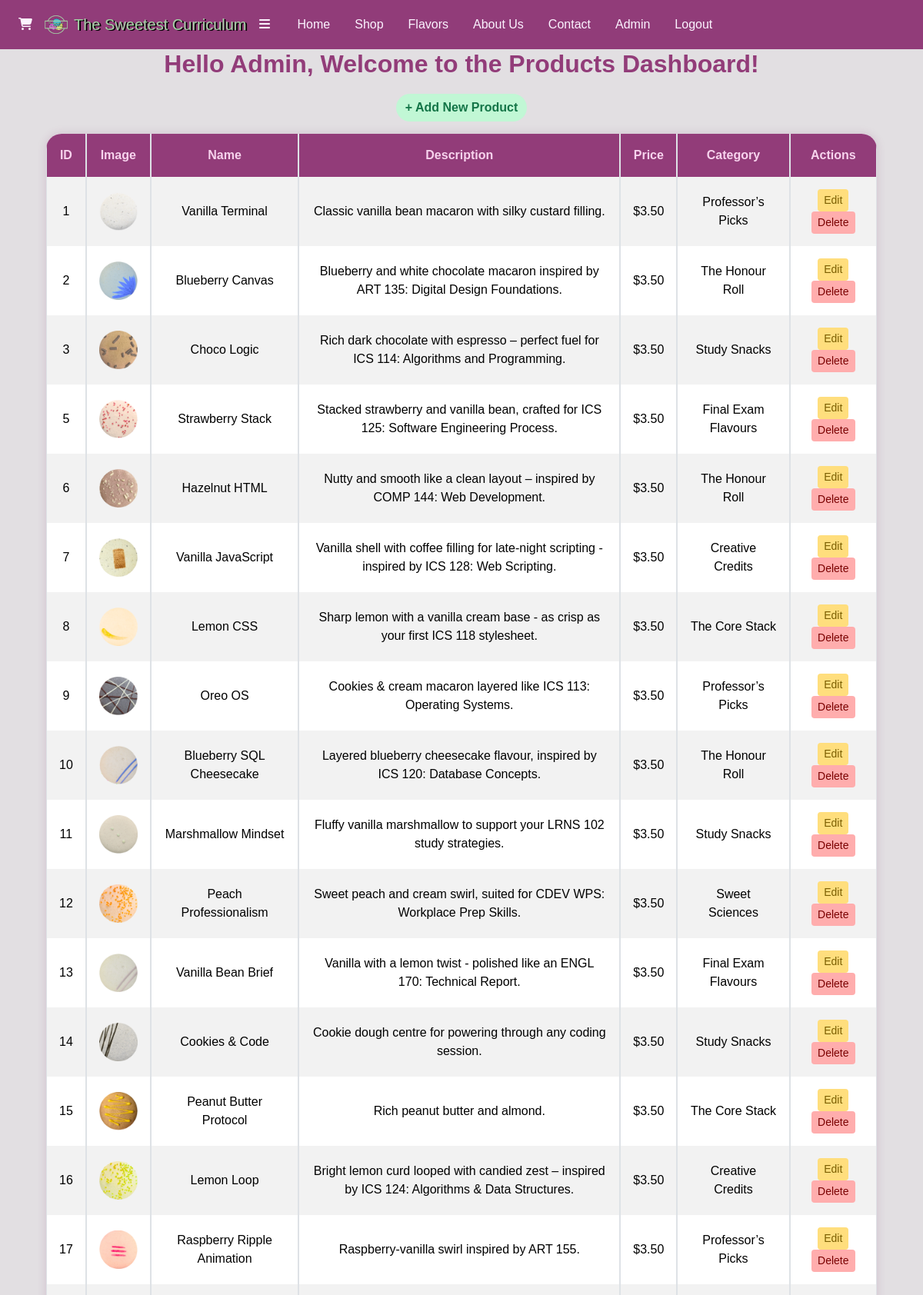
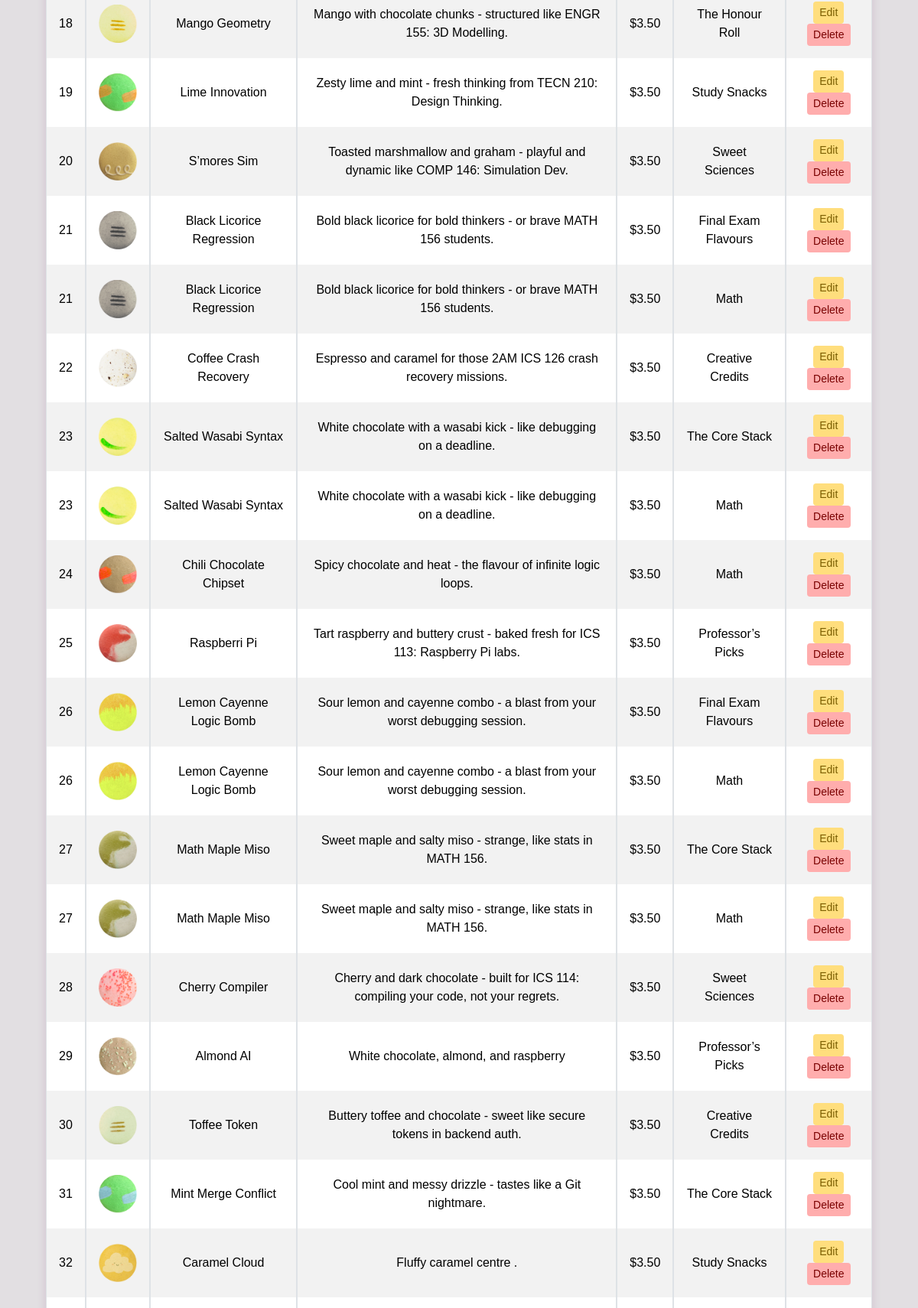
/admin/dashboard.php (signed in, upper part), run on the app's committed database (2 pictures, top to bottom).
### tables this page shows
CREATE TABLE products (
    product_id INT PRIMARY KEY AUTO_INCREMENT,
    productName VARCHAR(100) NOT NULL,
    price DECIMAL(10,2) NOT NULL,
    imageURL TEXT,
    description TEXT NOT NULL
);

CREATE TABLE categories (
    category_id INT PRIMARY KEY AUTO_INCREMENT,
    category_name VARCHAR(100) NOT NULL
);

### admin/dashboard.php (the view, shortened to what this page needs)
<?php
include "../includes/header.php";
include "../database/db.php";
$user = htmlspecialchars($_SESSION['username']);
$sql = "SELECT p.*, c.category_name AS category_name
        FROM products p
        LEFT JOIN product_category pc ON p.product_id = pc.product_id
        LEFT JOIN categories c ON pc.category_id = c.category_id
        ORDER BY p.product_id";
$result = mysqli_query($dbc, $sql);
$products = [];
if ($result) {
    while ($row = mysqli_fetch_assoc($result)) {
        $products[] = $row;
    }
}
?>
<body class="dashboard-body">
    <h2 class="dashboard-heading">Hello <?= $user ?>, Welcome to the Products Dashboard!</h2>
    <a href="add-products.php" class="btn btn-success dashboard-btn mb-3">+ Add New Product</a>
    <table class="table dashboard-table table-bordered table-striped">
        <thead>
            <tr>
                <th>ID</th>
                <th>Image</th>
                <th>Name</th>
                <th>Description</th>
                <th>Price</th>
                <th>Category</th>
                <th>Actions</th>
            </tr>
        </thead>
        <tbody>
            <?php foreach ($products as $product): ?>
                <tr>
                    <td><?= $product['product_id'] ?></td>
                    <td>
                        <?php if ($product['imageURL']): ?>
                            <img src="../assets/images/<?= $product['imageURL'] ?>" width="50" class="dashboard-img" alt="">
                        <?php endif; ?>
                    </td>
                    <td><?= htmlspecialchars($product['productName']) ?></td>
                    <td><?= htmlspecialchars($product['description']) ?></td>
                    <td>$<?= number_format($product['price'], 2) ?></td>
                    <td><?= htmlspecialchars($product['category_name']) ?></td>
                    <td>
                        <a href="edit-product.php?id=<?= $product['product_id'] ?>" class="btn btn-sm btn-warning">Edit</a>
                        <a href="remove-product.php?id=<?= $product['product_id'] ?>" class="btn btn-sm btn-danger"
                           onclick="return confirm('Are you sure you want to delete this product?');">Delete</a>
                    </td>
                </tr>
            <?php endforeach; ?>
        </tbody>
    </table>
</body>
</html>
<?php include '../includes/footer.php'; ?>

### assets/css/styles.css (style rules this page uses)
a { color: #913C79; }
.dashboard-body { background-color: rgb(226, 223, 226); color: #923c79; text-align: center; font-family: 'Quicksand', sans-serif; }
.dashboard-heading { margin-bottom: 20px; font-weight: bold; color: #923c79; }
.dashboard-btn { border-radius: 20px; font-weight: bold; transition: 0.3s; }
.btn-success.dashboard-btn { background-color: #c1f7d5; color: #137547; border: none; }
.btn-warning { background-color: #ffde7d; border: none; color: #7a5e00; }
.btn-danger { background-color: #ffadad; border: none; color: #7a0000; }
.dashboard-table { margin: 0 auto; width: 90%; background-color: #fff0fb; border-collapse: separate; border-spacing: 0; border-radius: 20px; overflow: hidden; box-shadow: 0 0 12px rgba(144, 64, 124, 0.2); }
.dashboard-table th { background-color: #923c79 !important; color: #f7d3ed !important; }
.dashboard-table td, .dashboard-table th { text-align: center; vertical-align: middle; padding: 16px; }

### data on the page
products: product_id "1", imageURL (picture), productName "Vanilla Terminal", description "Classic vanilla bean macaron with silky custard filling.", price "3.50", categories.category_name "Professor’s Picks"
products: product_id "2", imageURL (picture), productName "Blueberry Canvas", description "Blueberry and white chocolate macaron inspired by ART 135: Digital Design Foundations.", price "3.50", categories.category_name "The Honour Roll"
products: product_id "3", imageURL (picture), productName "Choco Logic", description "Rich dark chocolate with espresso – perfect fuel for ICS 114: Algorithms and Programming.", price "3.50", categories.category_name "Study Snacks"
products: product_id "5", imageURL (picture), productName "Strawberry Stack", description "Stacked strawberry and vanilla bean, crafted for ICS 125: Software Engineering Process.", price "3.50", categories.category_name "Final Exam Flavours"
products: product_id "6", imageURL (picture), productName "Hazelnut HTML", description "Nutty and smooth like a clean layout – inspired by COMP 144: Web Development.", price "3.50", categories.category_name "The Honour Roll"
products: product_id "7", imageURL (picture), productName "Vanilla JavaScript", description "Vanilla shell with coffee filling for late-night scripting - inspired by ICS 128: Web Scripting.", price "3.50", categories.category_name "Creative Credits"
products: product_id "8", imageURL (picture), productName "Lemon CSS", description "Sharp lemon with a vanilla cream base - as crisp as your first ICS 118 stylesheet.", price "3.50", categories.category_name "The Core Stack"
products: product_id "9", imageURL (picture), productName "Oreo OS", description "Cookies & cream macaron layered like ICS 113: Operating Systems.", price "3.50", categories.category_name "Professor’s Picks"
products: product_id "10", imageURL (picture), productName "Blueberry SQL Cheesecake", description "Layered blueberry cheesecake flavour, inspired by ICS 120: Database Concepts.", price "3.50", categories.category_name "The Honour Roll"
products: product_id "11", imageURL (picture), productName "Marshmallow Mindset", description "Fluffy vanilla marshmallow to support your LRNS 102 study strategies.", price "3.50", categories.category_name "Study Snacks"
products: product_id "12", imageURL (picture), productName "Peach Professionalism", description "Sweet peach and cream swirl, suited for CDEV WPS: Workplace Prep Skills.", price "3.50", categories.category_name "Sweet Sciences"
products: product_id "13", imageURL (picture), productName "Vanilla Bean Brief", description "Vanilla with a lemon twist - polished like an ENGL 170: Technical Report.", price "3.50", categories.category_name "Final Exam Flavours"
products: product_id "14", imageURL (picture), productName "Cookies & Code", description "Cookie dough centre for powering through any coding session.", price "3.50", categories.category_name "Study Snacks"
products: product_id "15", imageURL (picture), productName "Peanut Butter Protocol", description "Rich peanut butter and almond.", price "3.50", categories.category_name "The Core Stack"
products: product_id "16", imageURL (picture), productName "Lemon Loop", description "Bright lemon curd looped with candied zest – inspired by ICS 124: Algorithms & Data Structures.", price "3.50", categories.category_name "Creative Credits"
products: product_id "17", imageURL (picture), productName "Raspberry Ripple Animation", description "Raspberry-vanilla swirl inspired by ART 155.", price "3.50", categories.category_name "Professor’s Picks"
products: product_id "18", imageURL (picture), productName "Mango Geometry", description "Mango with chocolate chunks - structured like ENGR 155: 3D Modelling.", price "3.50", categories.category_name "The Honour Roll"
products: product_id "19", imageURL (picture), productName "Lime Innovation", description "Zesty lime and mint - fresh thinking from TECN 210: Design Thinking.", price "3.50", categories.category_name "Study Snacks"
products: product_id "20", imageURL (picture), productName "S’mores Sim", description "Toasted marshmallow and graham - playful and dynamic like COMP 146: Simulation Dev.", price "3.50", categories.category_name "Sweet Sciences"
products: product_id "21", imageURL (picture), productName "Black Licorice Regression", description "Bold black licorice for bold thinkers - or brave MATH 156 students.", price "3.50", categories.category_name "Final Exam Flavours", categories.category_name "Math"
products: product_id "22", imageURL (picture), productName "Coffee Crash Recovery", description "Espresso and caramel for those 2AM ICS 126 crash recovery missions.", price "3.50", categories.category_name "Creative Credits"
products: product_id "23", imageURL (picture), productName "Salted Wasabi Syntax", description "White chocolate with a wasabi kick - like debugging on a deadline.", price "3.50", categories.category_name "The Core Stack", categories.category_name "Math"
products: product_id "24", imageURL (picture), productName "Chili Chocolate Chipset", description "Spicy chocolate and heat - the flavour of infinite logic loops.", price "3.50", categories.category_name "Math"
products: product_id "25", imageURL (picture), productName "Raspberri Pi", description "Tart raspberry and buttery crust - baked fresh for ICS 113: Raspberry Pi labs.", price "3.50", categories.category_name "Professor’s Picks"
products: product_id "26", imageURL (picture), productName "Lemon Cayenne Logic Bomb", description "Sour lemon and cayenne combo - a blast from your worst debugging session.", price "3.50", categories.category_name "Final Exam Flavours", categories.category_name "Math"
products: product_id "27", imageURL (picture), productName "Math Maple Miso", description "Sweet maple and salty miso - strange, like stats in MATH 156.", price "3.50", categories.category_name "The Core Stack", categories.category_name "Math"
products: product_id "28", imageURL (picture), productName "Cherry Compiler", description "Cherry and dark chocolate - built for ICS 114: compiling your code, not your regrets.", price "3.50", categories.category_name "Sweet Sciences"
products: product_id "29", imageURL (picture), productName "Almond AI", description "White chocolate, almond, and raspberry", price "3.50", categories.category_name "Professor’s Picks"
products: product_id "30", imageURL (picture), productName "Toffee Token", description "Buttery toffee and chocolate - sweet like secure tokens in backend auth.", price "3.50", categories.category_name "Creative Credits"
products: product_id "31", imageURL (picture), productName "Mint Merge Conflict", description "Cool mint and messy drizzle - tastes like a Git nightmare.", price "3.50", categories.category_name "The Core Stack"
products: product_id "32", imageURL (picture), productName "Caramel Cloud", description "Fluffy caramel centre .", price "3.50", categories.category_name "Study Snacks"

### other printed values
$user "Admin"
